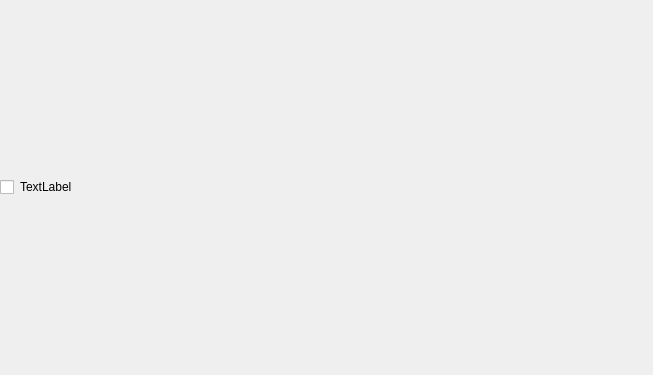
<?xml version="1.0" encoding="UTF-8"?>
<ui version="4.0">
 <class>Form</class>
 <widget class="QWidget" name="Form">
  <property name="geometry">
   <rect>
    <x>0</x>
    <y>0</y>
    <width>653</width>
    <height>375</height>
   </rect>
  </property>
  <property name="windowTitle">
   <string>Form</string>
  </property>
  <layout class="QHBoxLayout" name="horizontalLayout_2">
   <property name="leftMargin">
    <number>0</number>
   </property>
   <property name="topMargin">
    <number>0</number>
   </property>
   <property name="rightMargin">
    <number>0</number>
   </property>
   <property name="bottomMargin">
    <number>0</number>
   </property>
   <item>
    <layout class="QHBoxLayout" name="horizontalLayout" stretch="0,0">
     <property name="leftMargin">
      <number>0</number>
     </property>
     <property name="topMargin">
      <number>0</number>
     </property>
     <property name="rightMargin">
      <number>0</number>
     </property>
     <property name="bottomMargin">
      <number>0</number>
     </property>
     <item>
      <widget class="QCheckBox" name="value">
       <property name="sizePolicy">
        <sizepolicy hsizetype="Minimum" vsizetype="Fixed">
         <horstretch>0</horstretch>
         <verstretch>0</verstretch>
        </sizepolicy>
       </property>
       <property name="text">
        <string/>
       </property>
      </widget>
     </item>
     <item>
      <widget class="QLabel" name="label">
       <property name="sizePolicy">
        <sizepolicy hsizetype="MinimumExpanding" vsizetype="Fixed">
         <horstretch>0</horstretch>
         <verstretch>0</verstretch>
        </sizepolicy>
       </property>
       <property name="text">
        <string>TextLabel</string>
       </property>
       <property name="alignment">
        <set>Qt::AlignLeading|Qt::AlignLeft|Qt::AlignVCenter</set>
       </property>
      </widget>
     </item>
    </layout>
   </item>
  </layout>
 </widget>
 <resources/>
 <connections/>
</ui>
